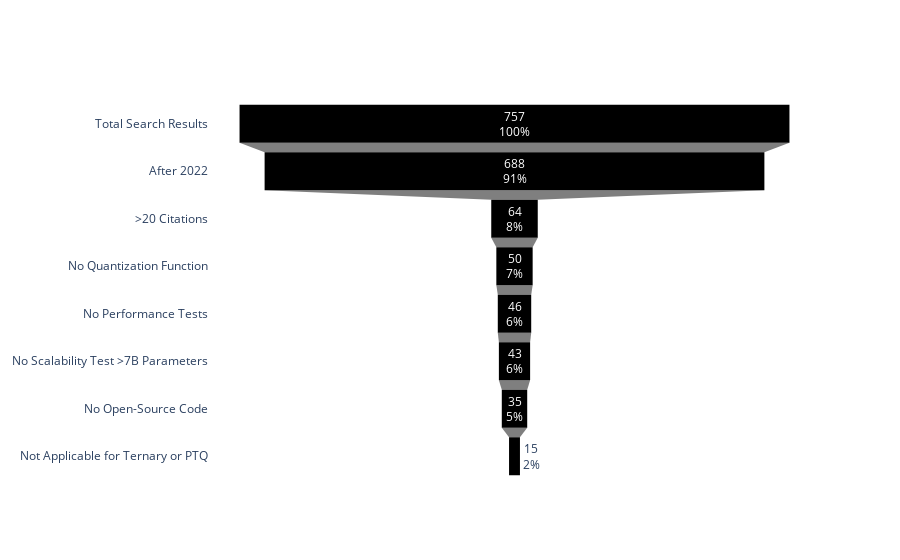

Here is the notebook cell this chart was saved with:
### Markdown cell above
### 7. Visualize results

### Code cell
# visualize results
import plotly.express as px
from plotly import graph_objects as go
#title = '''(transformer OR llm) AND 
#(extreme OR low bit OR 8-bit OR 4-bit OR 2-bit OR 1-bit) 
#AND "quantization function"'''
fig = go.Figure(
    go.Funnel(
        x=[757, #total
           688, #After 2022
           len(filtered_results), # > 20 citations
           50, #No quantization function =14
           46, # No performance tests =4
           43, #Scalability not proven >7B =3 
           35, #No open-source code =8
           15 #Not applicable =20
           ], 
        y=["Total Search Results", "After 2022", ">20 Citations", "No Quantization Function", "No Performance Tests", "No Scalability Test >7B Parameters", "No Open-Source Code", "Not Applicable for Ternary or PTQ"], 
        textinfo = "value+percent initial",
        marker={"color": "black"}
    )
)
fig.update_layout({"plot_bgcolor": "white"})
fig.show()

### Figure 1 — Plotly figure (JSON) as saved in the notebook; plotly's stock layout.template omitted (floating-point values rounded to 4 significant figures)
{"data": [{"marker": {"color": "black"}, "textinfo": "value+percent initial", "type": "funnel", "x": [757, 688, 64, 50, 46, 43, 35, 15], "y": ["Total Search Results", "After 2022", ">20 Citations", "No Quantization Function", "No Performance Tests", "No Scalability Test >7B Parameters", "No Open-Source Code", "Not Applicable for Ternary or PTQ"]}], "layout": {"plot_bgcolor": "white"}}
